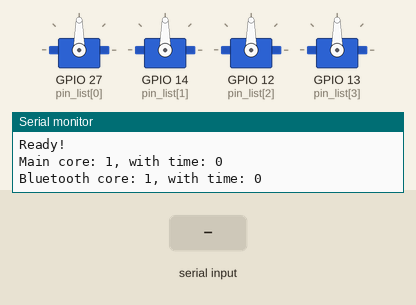
A sketch run on a simulated ESP32. Shown: 4 × servo, the last lines printed to the serial monitor. The test bench sets the inputs (shaded band). Nothing arrives over Bluetooth unless stated.

Above: at 1.2 s.
1.3 s: "90,45,200\n" received over the second serial link
At 1.7 s:
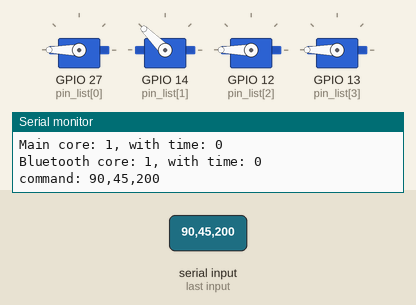
2.9 s: "90,45\n" received over the second serial link
At 4.1 s:
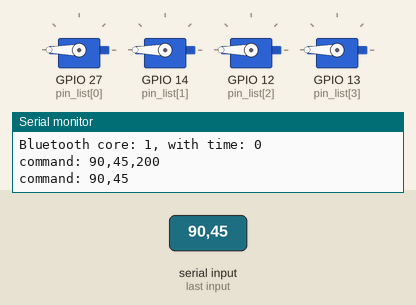
Timing chart, 0 to 5.9 s (numbered marks = the images above; inputs shaded):
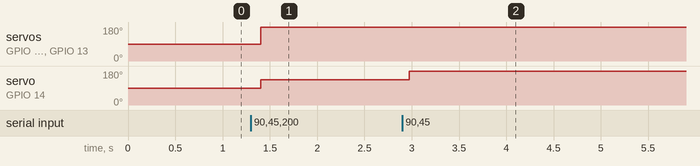

Measured:
- after the input at 1.3 s, servo on GPIO 27 (pin_list[0]), servo on GPIO 12 (pin_list[2]), servo on GPIO 13 (pin_list[3]): 90° → 180° after 0.11 s; servo on GPIO 14 (pin_list[1]): 90° → 135° after 0.11 s
- after the input at 2.9 s, servo on GPIO 14 (pin_list[1]): 135° → 180° after 0.07 s

The sketch:

print_bed_Arduino.ino
```cpp
///////////////////////////////////////////////////////////////////////////////////////////////////////////////////////////////////////
// Name: Chan Car Lin
// UID: 3035604568
// Course: ELEC3442 Embedded System
// Project: Smart print bed for 3d printer
///////////////////////////////////////////////////////////////////////////////////////////////////////////////////////////////////////

///////////////////////////////////////////////////////////////////////////////////////////////////////////////////////////////////////
// Creating a BluetoothSerial object
///////////////////////////////////////////////////////////////////////////////////////////////////////////////////////////////////////
#include "BluetoothSerial.h"
#if !defined(CONFIG_BT_ENABLED) || !defined(CONFIG_BLUEDROID_ENABLED)
#error Bluetooth is not enabled! Please run `make menuconfig` to and enable it
#endif

BluetoothSerial SerialBT;

///////////////////////////////////////////////////////////////////////////////////////////////////////////////////////////////////////
// Creating a TaskHandle_t objects for multi-core programming (Bluetooth communication)
///////////////////////////////////////////////////////////////////////////////////////////////////////////////////////////////////////
TaskHandle_t task_bluetooth;

///////////////////////////////////////////////////////////////////////////////////////////////////////////////////////////////////////
// Variables for servo motors
// The index refer to the corresponding servo motor: {top_left, top_right, botton_left, botton right}
//
// top_left                         top_right
//        --------------------------
//        |                        |
//        |                        |
//        |                        |
//        |                        |
//        |       Print bed        |
//        |                        |
//        |                        |
//        |                        |
//        --------------------------
// bottom_left                      bottom_right

///////////////////////////////////////////////////////////////////////////////////////////////////////////////////////////////////////
int pin_list[4] = {27, 14, 12, 13};   // Servo pins

#include <ESP32Servo.h>
Servo servo_0;
Servo servo_1;
Servo servo_2;
Servo servo_3;
Servo servo_list[4] = {servo_0, servo_1, servo_2, servo_3};   // Servo objects

int angle_list[4] = {0, 0, 0, 0};   // Used to store the servo current angle
int msg_angle[4] = {0, 0, 0, 0};    // Used to store the adjust angle sent from Raspberry Pi

///////////////////////////////////////////////////////////////////////////////////////////////////////////////////////////////////////
// Variables for servos control
///////////////////////////////////////////////////////////////////////////////////////////////////////////////////////////////////////
String msg = "";    // Incoming message
String command = "";    // This command used to adjust all servo motors

///////////////////////////////////////////////////////////////////////////////////////////////////////////////////////////////////////
// Variables for core checking
///////////////////////////////////////////////////////////////////////////////////////////////////////////////////////////////////////
bool core_check_main = false;
bool core_check_bt = false;

///////////////////////////////////////////////////////////////////////////////////////////////////////////////////////////////////////
// Used to adjust all servo
// Para: command_string - The command string
///////////////////////////////////////////////////////////////////////////////////////////////////////////////////////////////////////
void servo_adjust() {
  Serial.println("command: " + command);

  int first_comma = command.indexOf(',');
  int second_comma = command.indexOf(',', first_comma+1);
  int third_comma = command.indexOf(',', second_comma+1);

  msg_angle[0] = (command.substring(0, first_comma)).toInt();
  msg_angle[1] = (command.substring(first_comma+1, second_comma)).toInt();
  msg_angle[2] = (command.substring(second_comma+1, third_comma)).toInt();
  msg_angle[3] = (command.substring(third_comma+1)).toInt();

  for (int i = 0; i < 4; i++) {
    angle_list[i] = angle_list[i] + msg_angle[i];
    if (angle_list[i] < 0) {
      angle_list[i] = 0;
    }
    else if (angle_list[i] > 180) {
      angle_list[i] = 180;
    }
    servo_list[i].write(angle_list[i]);
  }

  command = "";
}

///////////////////////////////////////////////////////////////////////////////////////////////////////////////////////////////////////
// The task function for bluetooth communication core
///////////////////////////////////////////////////////////////////////////////////////////////////////////////////////////////////////
void task_bluetooth_code(void * pvParameters) {
  for(;;) {
    // For checking the bluetooth run on which core
    // Execute once on the initial
    if (core_check_bt == false) {
      Serial.println();
      Serial.println("Bluetooth core: " + String(xPortGetCoreID()) + ", with time: " + millis());
      core_check_bt = true;
    }
    // Listening the BT serial
    if (SerialBT.available()) {
      char temp = SerialBT.read();
      msg += temp;
    }
    else {
      // Checking the msg whether is emtpy or not
      if (msg.length() > 0) {
        command = msg;
      }
      msg = "";
    }
    delay(10);
  }
}

///////////////////////////////////////////////////////////////////////////////////////////////////////////////////////////////////////
// setup()
///////////////////////////////////////////////////////////////////////////////////////////////////////////////////////////////////////
void setup() {
  Serial.begin(115200);
  SerialBT.begin("ESP32"); //Bluetooth device name

  // Initialize the setting of second core
  // Because the default running core of ESP32 is core 1, so the bluetooth task should be assigned to core 0
  xTaskCreatePinnedToCore(
    task_bluetooth_code,  // Task function
    "task_bluetooth",  // Task name
    10000,  // Stack size of task
    NULL,  // Parameter of task
    0, // Priority of task - 0: lower; 1: higher (same as setup() and loop())
    &task_bluetooth,  // Task handle
    0   // Core where the task should run
    );

  for (int i = 0; i < 4; i++) {
    servo_list[i].attach(pin_list[i]);
    angle_list[i] = 90;
    servo_list[i].write(angle_list[i]);
  }

  Serial.println("Ready!");
}

///////////////////////////////////////////////////////////////////////////////////////////////////////////////////////////////////////
// loop()
///////////////////////////////////////////////////////////////////////////////////////////////////////////////////////////////////////
void loop() {
  // For checking the main loop() run on which core
  // Execute once on the initial
  if (core_check_main == false) {
    Serial.println();
    Serial.println("Main core: " + String(xPortGetCoreID()) + ", with time: " + millis());
    core_check_main = true;
  }

  // Adjust the servos with a specific command
  if (command != "") {
    servo_adjust();
  }
}
```
